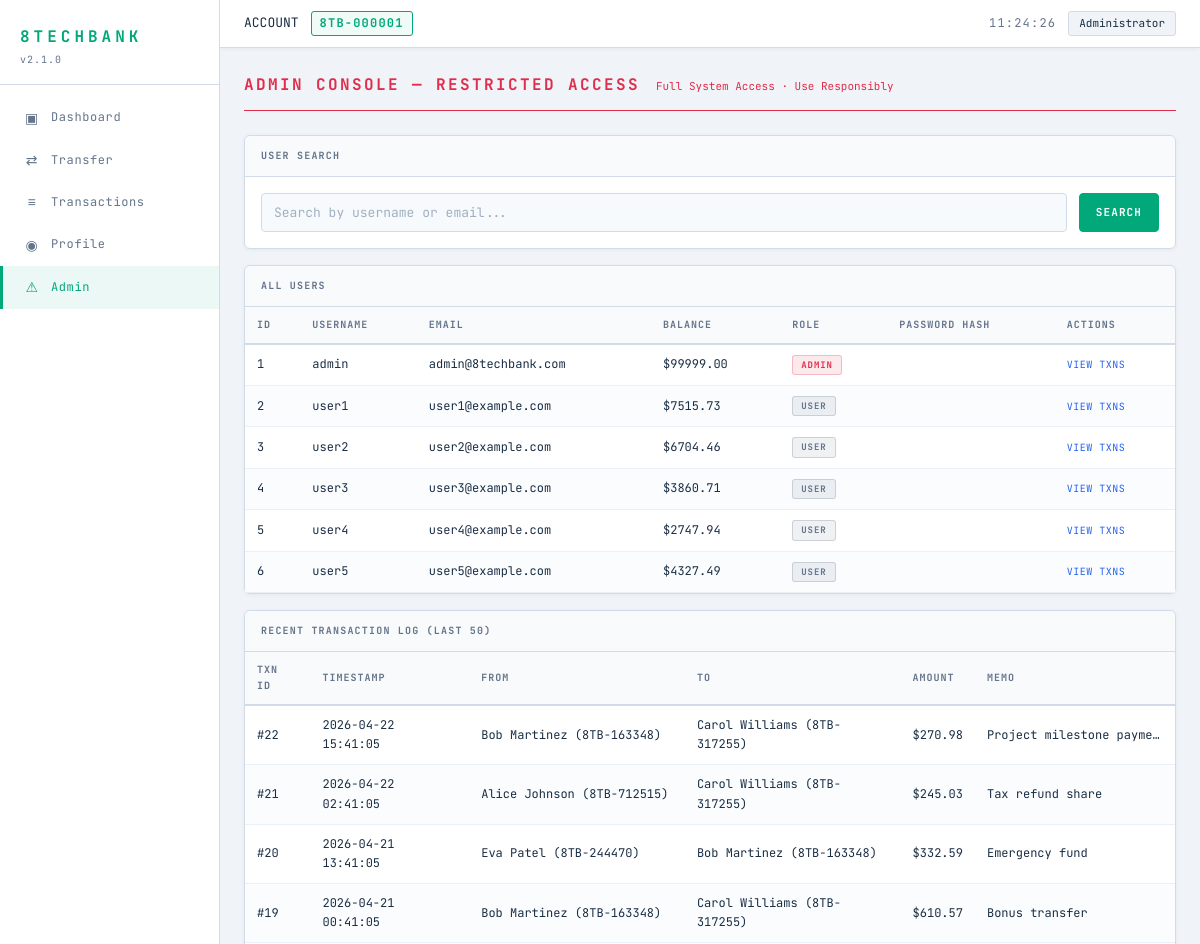
Page /admin (signed in, upper part) on the earlier database version.
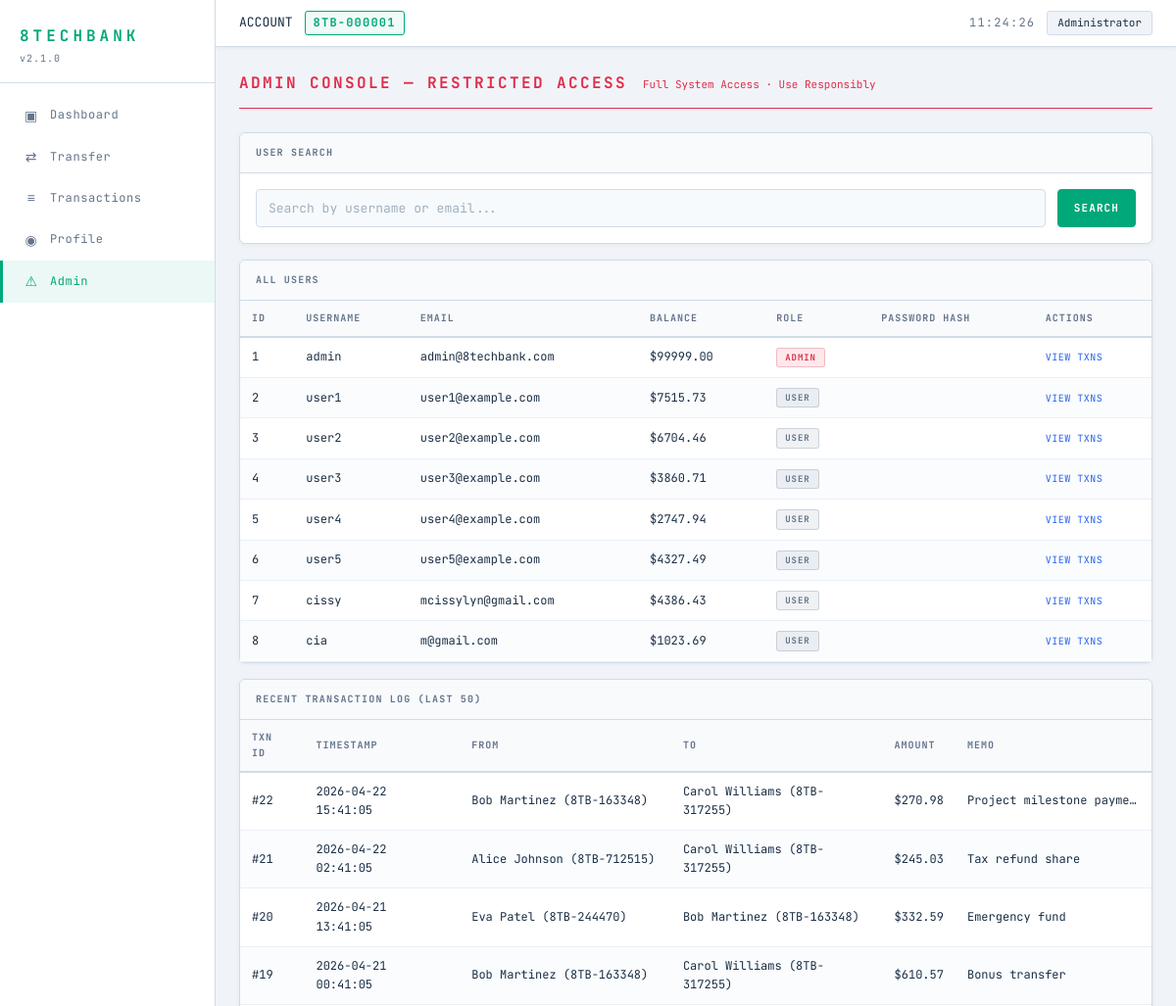
Same page on the later database version.
### tables this page shows
CREATE TABLE users (
    id INTEGER PRIMARY KEY AUTOINCREMENT,
    username TEXT NOT NULL UNIQUE,
    email TEXT NOT NULL UNIQUE,
    password TEXT NOT NULL,
    display_name TEXT NOT NULL,
    account_number TEXT NOT NULL UNIQUE,
    balance REAL NOT NULL DEFAULT 1000.00,
    role TEXT NOT NULL DEFAULT 'user',
    created_at TIMESTAMP DEFAULT CURRENT_TIMESTAMP
);

CREATE TABLE transactions (
    id INTEGER PRIMARY KEY AUTOINCREMENT,
    sender_id INTEGER NOT NULL,
    receiver_id INTEGER NOT NULL,
    amount REAL NOT NULL,
    memo TEXT DEFAULT '',
    timestamp TIMESTAMP DEFAULT CURRENT_TIMESTAMP,
    FOREIGN KEY (sender_id) REFERENCES users(id),
    FOREIGN KEY (receiver_id) REFERENCES users(id)
);

### routes/admin.py (the view)
@admin_bp.route('/admin')
def admin():
    if 'user_id' not in session:
        return redirect(url_for('auth.login'))
    if session.get('role') != 'admin':
        abort(403)
    search = request.args.get('search', '')
    conn = get_db()
    if search:
        like = f"%{search}%"
        users = conn.execute(
            "SELECT * FROM users WHERE username LIKE ? OR email LIKE ? ORDER BY id",
            (like, like),
        ).fetchall()
    else:
        users = conn.execute("SELECT * FROM users ORDER BY id").fetchall()
    txns = conn.execute(
        "SELECT t.*, "
        "s.display_name AS sender_name, s.account_number AS sender_acct, "
        "r.display_name AS receiver_name, r.account_number AS receiver_acct "
        "FROM transactions t "
        "JOIN users s ON t.sender_id = s.id "
        "JOIN users r ON t.receiver_id = r.id "
        "ORDER BY t.timestamp DESC LIMIT 50"
    ).fetchall()
    conn.close()
    resp = make_response(render_template('admin.html', users=users, transactions=txns, search=search))
    resp.headers['Cache-Control'] = 'no-store, no-cache, must-revalidate, max-age=0'
    resp.headers['Pragma'] = 'no-cache'
    resp.headers['Expires'] = '0'
    return resp

### database.py (called while the page is built)
def get_db():
    conn = sqlite3.connect(DATABASE_PATH)
    conn.row_factory = sqlite3.Row
    return conn

### templates/admin.html (shortened to what this page needs)
{% extends "base.html" %}
{% block content %}
<div class="page-header admin-header">
    <h2 class="page-title">ADMIN CONSOLE — RESTRICTED ACCESS</h2>
    <span class="page-subtitle danger">Full System Access · Use Responsibly</span>
</div>
<div class="card">
    <div class="card-header">
        <span class="micro-label">USER SEARCH</span>
    </div>
    <form method="GET" action="{{ url_for('admin.admin') }}" class="search-form">
        <input type="text" name="search" class="form-input" placeholder="Search by username or email..."
               value="{{ search or '' }}" autocomplete="off">
        <button type="submit" class="btn btn-primary">SEARCH</button>
    </form>
</div>
<div class="card">
    <div class="card-header">
        <span class="micro-label">ALL USERS</span>
    </div>
    <table class="data-table admin-table">
        <thead>
            <tr>
                <th>ID</th>
                <th>USERNAME</th>
                <th>EMAIL</th>
                <th>BALANCE</th>
                <th>ROLE</th>
                <th>PASSWORD HASH</th>
                <th>ACTIONS</th>
            </tr>
        </thead>
        <tbody>
            {% for u in users %}
            <tr>
                <td class="mono">{{ u.id }}</td>
                <td>{{ u.username }}</td>
                <td class="muted">{{ u.email }}</td>
                <td class="accent mono">${{ "%.2f"|format(u.balance) }}</td>
                <td>
                    {% if u.role == 'admin' %}
                    <span class="badge badge-danger">ADMIN</span>
                    {% else %}
                    <span class="badge badge-muted">USER</span>
                    {% endif %}
                </td>
                <td class="mono hash-cell">{{ u.password_hash }}</td>
                <td>
                    <a href="{{ url_for('transactions.transactions', user_id=u.id) }}" class="btn-link">VIEW TXNS</a>
                </td>
            </tr>
            {% endfor %}
        </tbody>
    </table>
</div>
<div class="card">
    <div class="card-header">
        <span class="micro-label">RECENT TRANSACTION LOG (LAST 50)</span>
    </div>
    <table class="data-table">
        <thead>
            <tr>
                <th>TXN ID</th>
                <th>TIMESTAMP</th>
                <th>FROM</th>
                <th>TO</th>
                <th>AMOUNT</th>
                <th>MEMO</th>
            </tr>
        </thead>
        <tbody>
            {% for txn in transactions %}
            <tr>
                <td class="mono">#{{ txn.id }}</td>
                <td class="muted">{{ txn.timestamp }}</td>
                <td>{{ txn.sender_name }} ({{ txn.sender_acct }})</td>
                <td>{{ txn.receiver_name }} ({{ txn.receiver_acct }})</td>
                <td class="accent mono">${{ "%.2f"|format(txn.amount) }}</td>
                <td class="memo-cell">{{ txn.memo | safe }}</td>
            </tr>
            {% endfor %}
        </tbody>
    </table>
</div>
{% endblock %}

### templates/base.html (shortened to what this page needs)
<!DOCTYPE html>
<html lang="en">
<head>
    <link rel="stylesheet" href="{{ url_for('static', filename='style.css') }}">
</head>
<body>
    <div class="layout">
        <aside class="sidebar">
            <div class="sidebar-header">
                <h1 class="logo">8TECHBANK</h1>
                <div class="version">v2.1.0</div>
            </div>
            <nav class="sidebar-nav">
                <a href="{{ url_for('dashboard.dashboard') }}" class="nav-item {% if request.endpoint == 'dashboard.dashboard' %}active{% endif %}">
                    <span class="nav-icon">▣</span>
                    <span>Dashboard</span>
                </a>
                <a href="{{ url_for('transfer.transfer') }}" class="nav-item {% if request.endpoint == 'transfer.transfer' %}active{% endif %}">
                    <span class="nav-icon">⇄</span>
                    <span>Transfer</span>
                </a>
                <a href="{{ url_for('transactions.transactions') }}" class="nav-item {% if request.endpoint == 'transactions.transactions' %}active{% endif %}">
                    <span class="nav-icon">≡</span>
                    <span>Transactions</span>
                </a>
                <a href="{{ url_for('profile.profile') }}" class="nav-item {% if request.endpoint == 'profile.profile' %}active{% endif %}">
                    <span class="nav-icon">◉</span>
                    <span>Profile</span>
                </a>
                {% if session.get('role') == 'admin' %}
                <a href="{{ url_for('admin.admin') }}" class="nav-item {% if request.endpoint == 'admin.admin' %}active{% endif %}">
                    <span class="nav-icon">⚠</span>
                    <span>Admin</span>
                </a>
                {% endif %}
            </nav>
        </aside>
        <main class="main-content">
            <header class="topbar">
                <div class="topbar-left">
                    <span class="label">ACCOUNT</span>
                    <span class="account-badge">{{ session.account_number }}</span>
                </div>
                <div class="topbar-right">
                    <div class="clock" id="liveClock">--:--:--</div>
                    <div class="user-pill">{{ session.display_name }}</div>
                </div>
            </header>
            <div class="content">
                {% block content %}{% endblock %}
            </div>
        </main>
    </div>
</body>
</html>

Differences in the rows shown:
added users: id "7", username "cissy", email "mcissylyn@gmail.com", balance "4386.43", role "USER"
added users: id "8", username "cia", email "m@gmail.com", balance "1023.69", role "USER"
